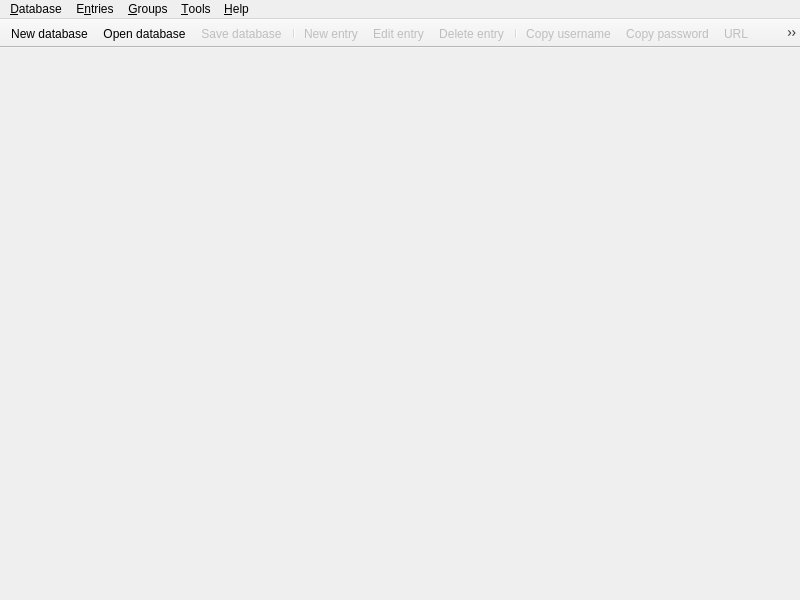
<?xml version="1.0" encoding="UTF-8"?>
<ui version="4.0">
 <class>MainWindow</class>
 <widget class="QMainWindow" name="MainWindow">
  <property name="enabled">
   <bool>true</bool>
  </property>
  <property name="geometry">
   <rect>
    <x>0</x>
    <y>0</y>
    <width>800</width>
    <height>600</height>
   </rect>
  </property>
  <property name="windowTitle">
   <string notr="true">KeePassXC</string>
  </property>
  <widget class="QWidget" name="centralwidget">
   <property name="enabled">
    <bool>true</bool>
   </property>
   <layout class="QVBoxLayout" name="verticalLayout">
    <property name="spacing">
     <number>0</number>
    </property>
    <property name="leftMargin">
     <number>0</number>
    </property>
    <property name="topMargin">
     <number>0</number>
    </property>
    <property name="rightMargin">
     <number>0</number>
    </property>
    <property name="bottomMargin">
     <number>0</number>
    </property>
    <item>
     <widget class="QWidget" name="globalMessageWidgetContainer" native="true">
      <layout class="QVBoxLayout" name="globalMessageWidgetLayout">
       <property name="spacing">
        <number>0</number>
       </property>
       <property name="bottomMargin">
        <number>0</number>
       </property>
       <item>
        <widget class="MessageWidget" name="globalMessageWidget" native="true">
         <property name="sizePolicy">
          <sizepolicy hsizetype="Preferred" vsizetype="Preferred">
           <horstretch>0</horstretch>
           <verstretch>0</verstretch>
          </sizepolicy>
         </property>
         <property name="styleSheet">
          <string notr="true">MessageWidget {margin: 90px}</string>
         </property>
        </widget>
       </item>
      </layout>
     </widget>
    </item>
    <item>
     <widget class="QStackedWidget" name="stackedWidget">
      <property name="sizePolicy">
       <sizepolicy hsizetype="Preferred" vsizetype="Preferred">
        <horstretch>0</horstretch>
        <verstretch>0</verstretch>
       </sizepolicy>
      </property>
      <property name="currentIndex">
       <number>2</number>
      </property>
      <widget class="QWidget" name="pageDatabase">
       <layout class="QVBoxLayout" name="verticalLayout_2">
        <property name="leftMargin">
         <number>0</number>
        </property>
        <property name="topMargin">
         <number>0</number>
        </property>
        <property name="rightMargin">
         <number>0</number>
        </property>
        <property name="bottomMargin">
         <number>0</number>
        </property>
        <item>
         <widget class="DatabaseTabWidget" name="tabWidget">
          <property name="currentIndex">
           <number>-1</number>
          </property>
          <property name="tabsClosable">
           <bool>true</bool>
          </property>
          <property name="movable">
           <bool>true</bool>
          </property>
         </widget>
        </item>
       </layout>
      </widget>
      <widget class="QWidget" name="pageSettings">
       <layout class="QVBoxLayout" name="verticalLayout_3">
        <property name="leftMargin">
         <number>0</number>
        </property>
        <property name="topMargin">
         <number>0</number>
        </property>
        <property name="rightMargin">
         <number>0</number>
        </property>
        <property name="bottomMargin">
         <number>0</number>
        </property>
        <item>
         <widget class="ApplicationSettingsWidget" name="settingsWidget" native="true"/>
        </item>
       </layout>
      </widget>
      <widget class="QWidget" name="pageWelcome">
       <layout class="QVBoxLayout" name="verticalLayout_5">
        <item>
         <layout class="QHBoxLayout" name="horizontalLayout">
          <item>
           <spacer name="horizontalSpacer">
            <property name="orientation">
             <enum>Qt::Horizontal</enum>
            </property>
            <property name="sizeType">
             <enum>QSizePolicy::MinimumExpanding</enum>
            </property>
            <property name="sizeHint" stdset="0">
             <size>
              <width>50</width>
              <height>20</height>
             </size>
            </property>
           </spacer>
          </item>
          <item>
           <widget class="WelcomeWidget" name="welcomeWidget" native="true"/>
          </item>
          <item>
           <spacer name="horizontalSpacer_2">
            <property name="orientation">
             <enum>Qt::Horizontal</enum>
            </property>
            <property name="sizeType">
             <enum>QSizePolicy::MinimumExpanding</enum>
            </property>
            <property name="sizeHint" stdset="0">
             <size>
              <width>50</width>
              <height>20</height>
             </size>
            </property>
           </spacer>
          </item>
         </layout>
        </item>
       </layout>
      </widget>
      <widget class="QWidget" name="pagePasswordGenerator">
       <layout class="QVBoxLayout" name="verticalLayout_6">
        <item>
         <widget class="PasswordGeneratorWidget" name="passwordGeneratorWidget" native="true"/>
        </item>
       </layout>
      </widget>
     </widget>
    </item>
   </layout>
  </widget>
  <widget class="QMenuBar" name="menubar">
   <property name="geometry">
    <rect>
     <x>0</x>
     <y>0</y>
     <width>800</width>
     <height>32</height>
    </rect>
   </property>
   <property name="contextMenuPolicy">
    <enum>Qt::PreventContextMenu</enum>
   </property>
   <widget class="QMenu" name="menuFile">
    <property name="title">
     <string>&amp;Database</string>
    </property>
    <widget class="QMenu" name="menuRecentDatabases">
     <property name="title">
      <string>&amp;Recent databases</string>
     </property>
    </widget>
    <widget class="QMenu" name="menuImport">
     <property name="title">
      <string>&amp;Import</string>
     </property>
     <addaction name="actionImportKeePass1"/>
     <addaction name="actionImportCsv"/>
    </widget>
    <addaction name="actionDatabaseNew"/>
    <addaction name="actionDatabaseOpen"/>
    <addaction name="menuRecentDatabases"/>
    <addaction name="actionDatabaseSave"/>
    <addaction name="actionDatabaseSaveAs"/>
    <addaction name="actionDatabaseClose"/>
    <addaction name="separator"/>
    <addaction name="actionChangeMasterKey"/>
    <addaction name="actionChangeDatabaseSettings"/>
    <addaction name="separator"/>
    <addaction name="actionDatabaseMerge"/>
    <addaction name="menuImport"/>
    <addaction name="actionExportCsv"/>
    <addaction name="separator"/>
    <addaction name="actionQuit"/>
   </widget>
   <widget class="QMenu" name="menuHelp">
    <property name="title">
     <string>&amp;Help</string>
    </property>
    <addaction name="actionAbout"/>
    <addaction name="actionDonate"/>
    <addaction name="actionBugReport"/>
   </widget>
   <widget class="QMenu" name="menuEntries">
    <property name="title">
     <string>E&amp;ntries</string>
    </property>
    <widget class="QMenu" name="menuEntryCopyAttribute">
     <property name="enabled">
      <bool>false</bool>
     </property>
     <property name="toolTip">
      <string/>
     </property>
     <property name="title">
      <string>Copy att&amp;ribute...</string>
     </property>
     <addaction name="actionEntryCopyTitle"/>
     <addaction name="actionEntryCopyURL"/>
     <addaction name="actionEntryCopyNotes"/>
     <addaction name="separator"/>
    </widget>
    <widget class="QMenu" name="menuEntryTotp">
     <property name="enabled">
      <bool>false</bool>
     </property>
     <property name="title">
      <string>&amp;TOTP...</string>
     </property>
     <addaction name="actionEntryCopyTotp"/>
     <addaction name="actionEntryTotp"/>
     <addaction name="actionEntryTotpQRCode"/>
     <addaction name="actionEntrySetupTotp"/>
    </widget>
    <addaction name="actionEntryNew"/>
    <addaction name="actionEntryEdit"/>
    <addaction name="actionEntryClone"/>
    <addaction name="actionEntryDelete"/>
    <addaction name="separator"/>
    <addaction name="actionEntryCopyUsername"/>
    <addaction name="actionEntryCopyPassword"/>
    <addaction name="menuEntryCopyAttribute"/>
    <addaction name="separator"/>
    <addaction name="menuEntryTotp"/>
    <addaction name="actionEntryOpenUrl"/>
    <addaction name="actionEntryAutoType"/>
   </widget>
   <widget class="QMenu" name="menuGroups">
    <property name="title">
     <string>&amp;Groups</string>
    </property>
    <addaction name="actionGroupNew"/>
    <addaction name="separator"/>
    <addaction name="actionGroupEdit"/>
    <addaction name="actionGroupDelete"/>
    <addaction name="actionGroupEmptyRecycleBin"/>
   </widget>
   <widget class="QMenu" name="menuTools">
    <property name="title">
     <string>&amp;Tools</string>
    </property>
    <addaction name="actionLockDatabases"/>
    <addaction name="actionPasswordGenerator"/>
    <addaction name="actionSettings"/>
   </widget>
   <addaction name="menuFile"/>
   <addaction name="menuEntries"/>
   <addaction name="menuGroups"/>
   <addaction name="menuTools"/>
   <addaction name="menuHelp"/>
  </widget>
  <widget class="QToolBar" name="toolBar">
   <property name="contextMenuPolicy">
    <enum>Qt::PreventContextMenu</enum>
   </property>
   <property name="movable">
    <bool>false</bool>
   </property>
   <property name="iconSize">
    <size>
     <width>32</width>
     <height>32</height>
    </size>
   </property>
   <attribute name="toolBarArea">
    <enum>TopToolBarArea</enum>
   </attribute>
   <attribute name="toolBarBreak">
    <bool>false</bool>
   </attribute>
   <addaction name="actionDatabaseNew"/>
   <addaction name="actionDatabaseOpen"/>
   <addaction name="actionDatabaseSave"/>
   <addaction name="separator"/>
   <addaction name="actionEntryNew"/>
   <addaction name="actionEntryEdit"/>
   <addaction name="actionEntryDelete"/>
   <addaction name="separator"/>
   <addaction name="actionEntryCopyUsername"/>
   <addaction name="actionEntryCopyPassword"/>
   <addaction name="actionEntryCopyURL"/>
   <addaction name="actionEntryAutoType"/>
   <addaction name="separator"/>
   <addaction name="actionPasswordGenerator"/>
   <addaction name="actionLockDatabases"/>
   <addaction name="separator"/>
   <addaction name="actionSettings"/>
   <addaction name="separator"/>
  </widget>
  <action name="actionQuit">
   <property name="text">
    <string>&amp;Quit</string>
   </property>
   <property name="menuRole">
    <enum>QAction::QuitRole</enum>
   </property>
  </action>
  <action name="actionAbout">
   <property name="text">
    <string>&amp;About</string>
   </property>
   <property name="menuRole">
    <enum>QAction::AboutRole</enum>
   </property>
  </action>
  <action name="actionDatabaseOpen">
   <property name="text">
    <string>&amp;Open database...</string>
   </property>
  </action>
  <action name="actionDatabaseSave">
   <property name="enabled">
    <bool>false</bool>
   </property>
   <property name="text">
    <string>&amp;Save database</string>
   </property>
  </action>
  <action name="actionDatabaseClose">
   <property name="enabled">
    <bool>false</bool>
   </property>
   <property name="text">
    <string>&amp;Close database</string>
   </property>
  </action>
  <action name="actionDatabaseNew">
   <property name="text">
    <string>&amp;New database...</string>
   </property>
   <property name="toolTip">
    <string>Create a new database</string>
   </property>
  </action>
  <action name="actionDatabaseMerge">
   <property name="text">
    <string>&amp;Merge from database...</string>
   </property>
   <property name="toolTip">
    <string>Merge from another KDBX database</string>
   </property>
  </action>
  <action name="actionEntryNew">
   <property name="enabled">
    <bool>false</bool>
   </property>
   <property name="text">
    <string>&amp;New entry</string>
   </property>
   <property name="toolTip">
    <string>Add a new entry</string>
   </property>
  </action>
  <action name="actionEntryEdit">
   <property name="enabled">
    <bool>false</bool>
   </property>
   <property name="text">
    <string>&amp;Edit entry</string>
   </property>
   <property name="toolTip">
    <string>View or edit entry</string>
   </property>
  </action>
  <action name="actionEntryDelete">
   <property name="enabled">
    <bool>false</bool>
   </property>
   <property name="text">
    <string>&amp;Delete entry</string>
   </property>
  </action>
  <action name="actionGroupNew">
   <property name="enabled">
    <bool>false</bool>
   </property>
   <property name="text">
    <string>&amp;New group</string>
   </property>
   <property name="toolTip">
    <string>Add a new group</string>
   </property>
  </action>
  <action name="actionGroupEdit">
   <property name="enabled">
    <bool>false</bool>
   </property>
   <property name="text">
    <string>&amp;Edit group</string>
   </property>
  </action>
  <action name="actionGroupDelete">
   <property name="enabled">
    <bool>false</bool>
   </property>
   <property name="text">
    <string>&amp;Delete group</string>
   </property>
  </action>
  <action name="actionDatabaseSaveAs">
   <property name="enabled">
    <bool>false</bool>
   </property>
   <property name="text">
    <string>Sa&amp;ve database as...</string>
   </property>
  </action>
  <action name="actionChangeMasterKey">
   <property name="enabled">
    <bool>false</bool>
   </property>
   <property name="text">
    <string>Change master &amp;key...</string>
   </property>
  </action>
  <action name="actionChangeDatabaseSettings">
   <property name="enabled">
    <bool>false</bool>
   </property>
   <property name="text">
    <string>&amp;Database settings...</string>
   </property>
   <property name="toolTip">
    <string>Database settings</string>
   </property>
   <property name="menuRole">
    <enum>QAction::NoRole</enum>
   </property>
  </action>
  <action name="actionEntryClone">
   <property name="enabled">
    <bool>false</bool>
   </property>
   <property name="text">
    <string>&amp;Clone entry</string>
   </property>
  </action>
  <action name="actionEntryCopyUsername">
   <property name="enabled">
    <bool>false</bool>
   </property>
   <property name="text">
    <string>Copy &amp;username</string>
   </property>
   <property name="toolTip">
    <string>Copy username to clipboard</string>
   </property>
  </action>
  <action name="actionEntryCopyPassword">
   <property name="enabled">
    <bool>false</bool>
   </property>
   <property name="text">
    <string>Copy &amp;password</string>
   </property>
   <property name="toolTip">
    <string>Copy password to clipboard</string>
   </property>
  </action>
  <action name="actionSettings">
   <property name="checkable">
    <bool>true</bool>
   </property>
   <property name="text">
    <string>&amp;Settings</string>
   </property>
   <property name="menuRole">
    <enum>QAction::PreferencesRole</enum>
   </property>
  </action>
  <action name="actionPasswordGenerator">
   <property name="checkable">
    <bool>true</bool>
   </property>
   <property name="text">
    <string>&amp;Password Generator</string>
   </property>
  </action>
  <action name="actionEntryAutoType">
   <property name="enabled">
    <bool>false</bool>
   </property>
   <property name="text">
    <string>Perform &amp;Auto-Type</string>
   </property>
  </action>
  <action name="actionEntryOpenUrl">
   <property name="enabled">
    <bool>false</bool>
   </property>
   <property name="text">
    <string>&amp;Open URL</string>
   </property>
  </action>
  <action name="actionLockDatabases">
   <property name="enabled">
    <bool>false</bool>
   </property>
   <property name="text">
    <string>&amp;Lock databases</string>
   </property>
  </action>
  <action name="actionEntryCopyTitle">
   <property name="enabled">
    <bool>false</bool>
   </property>
   <property name="text">
    <string>&amp;Title</string>
   </property>
   <property name="toolTip">
    <string>Copy title to clipboard</string>
   </property>
  </action>
  <action name="actionEntryCopyURL">
   <property name="enabled">
    <bool>false</bool>
   </property>
   <property name="text">
    <string>&amp;URL</string>
   </property>
   <property name="toolTip">
    <string>Copy URL to clipboard</string>
   </property>
  </action>
  <action name="actionEntryCopyNotes">
   <property name="enabled">
    <bool>false</bool>
   </property>
   <property name="text">
    <string>&amp;Notes</string>
   </property>
   <property name="toolTip">
    <string>Copy notes to clipboard</string>
   </property>
  </action>
  <action name="actionExportCsv">
   <property name="enabled">
    <bool>false</bool>
   </property>
   <property name="text">
    <string>&amp;Export to CSV file...</string>
   </property>
  </action>
  <action name="actionImportKeePass1">
   <property name="text">
    <string>&amp;KeePass 1 database...</string>
   </property>
   <property name="toolTip">
    <string>Import a KeePass 1 database</string>
   </property>
  </action>
  <action name="actionImportCsv">
   <property name="text">
    <string>&amp;CSV file...</string>
   </property>
   <property name="toolTip">
    <string>Import a CSV file</string>
   </property>
  </action>
  <action name="actionEntryTotp">
   <property name="text">
    <string>&amp;Show TOTP...</string>
   </property>
  </action>
  <action name="actionEntryTotpQRCode">
   <property name="text">
    <string>Show TOTP &amp;QR Code...</string>
   </property>
  </action>
  <action name="actionEntrySetupTotp">
   <property name="text">
    <string>Set &amp;up TOTP...</string>
   </property>
  </action>
  <action name="actionEntryCopyTotp">
   <property name="text">
    <string>Copy &amp;TOTP</string>
   </property>
  </action>
  <action name="actionGroupEmptyRecycleBin">
   <property name="text">
    <string>E&amp;mpty recycle bin</string>
   </property>
   <property name="visible">
    <bool>false</bool>
   </property>
  </action>
  <action name="actionDonate">
   <property name="text">
    <string>&amp;Donate</string>
   </property>
  </action>
  <action name="actionBugReport">
   <property name="text">
    <string>Report a &amp;bug</string>
   </property>
  </action>
 </widget>
 <customwidgets>
  <customwidget>
   <class>MessageWidget</class>
   <extends>QWidget</extends>
   <header>gui/MessageWidget.h</header>
   <container>1</container>
  </customwidget>
  <customwidget>
   <class>DatabaseTabWidget</class>
   <extends>QTabWidget</extends>
   <header>gui/DatabaseTabWidget.h</header>
   <container>1</container>
  </customwidget>
  <customwidget>
   <class>ApplicationSettingsWidget</class>
   <extends>QWidget</extends>
   <header>gui/ApplicationSettingsWidget.h</header>
   <container>1</container>
  </customwidget>
  <customwidget>
   <class>WelcomeWidget</class>
   <extends>QWidget</extends>
   <header>gui/WelcomeWidget.h</header>
   <container>1</container>
  </customwidget>
  <customwidget>
   <class>PasswordGeneratorWidget</class>
   <extends>QWidget</extends>
   <header>gui/PasswordGeneratorWidget.h</header>
   <container>1</container>
  </customwidget>
 </customwidgets>
 <resources/>
 <connections/>
</ui>
